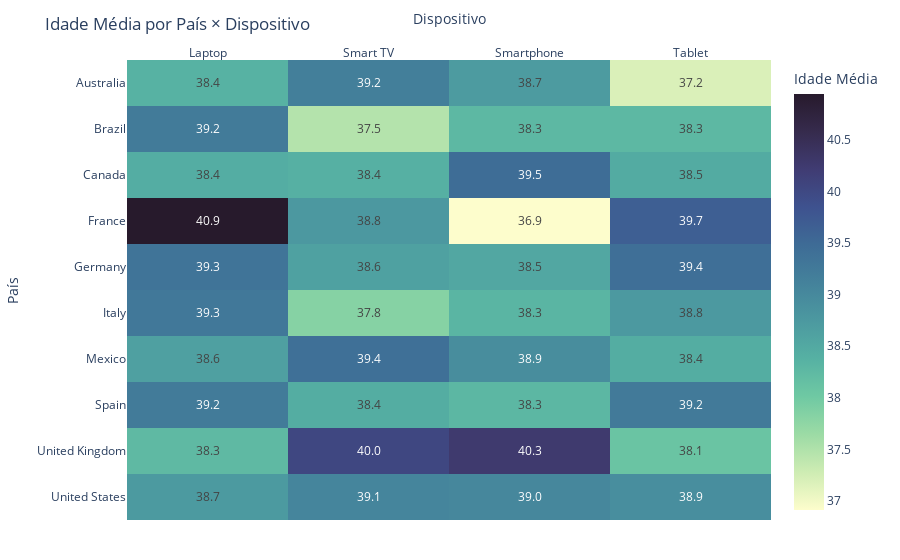

This figure's notebook cell:
### Code cell
dfpt = df.pivot_table(index="Country", columns="Device", values="Age")

fig_heat = px.imshow(
    dfpt,
    text_auto=".1f",
    color_continuous_scale="deep",
    aspect="auto",
    labels={"x":"Dispositivo", "y":"País", "color":"Idade Média"},
    title="Idade Média por País × Dispositivo"
)

fig_heat.update_xaxes(side="top")
fig_heat.update_layout(template="plotly_white", margin=dict(t=60, l=80, r=40, b=40))

fig_heat.show()

### Figure 1 — Plotly figure (JSON) as saved in the notebook; plotly's stock layout.template omitted (floating-point values rounded to 4 significant figures)
{"data": [{"coloraxis": "coloraxis", "hovertemplate": "Dispositivo: %{x}<br>País: %{y}<br>Idade Média: %{z}<extra></extra>", "name": "0", "texttemplate": "%{z:.1f}", "type": "heatmap", "x": ["Laptop", "Smart TV", "Smartphone", "Tablet"], "xaxis": "x", "y": ["Australia", "Brazil", "Canada", "France", "Germany", "Italy", "Mexico", "Spain", "United Kingdom", "United States"], "yaxis": "y", "z": [[38.36, 39.16, 38.71, 37.19], [39.23, 37.48, 38.27, 38.27], [38.44, 38.4, 39.46, 38.47], [40.94, 38.77, 36.91, 39.66], [39.35, 38.62, 38.53, 39.43], [39.28, 37.83, 38.32, 38.75], [38.64, 39.41, 38.93, 38.44], [39.22, 38.44, 38.29, 39.24], [38.25, 40.02, 40.26, 38.09], [38.73, 39.06, 39.03, 38.91]]}], "layout": {"coloraxis": {"colorbar": {"title": {"text": "Idade Média"}}, "colorscale": [[0, "rgb(253, 253, 204)"], [0.09091, "rgb(206, 236, 179)"], [0.1818, "rgb(156, 219, 165)"], [0.2727, "rgb(111, 201, 163)"], [0.3636, "rgb(86, 177, 163)"], [0.4545, "rgb(76, 153, 160)"], [0.5455, "rgb(68, 130, 155)"], [0.6364, "rgb(62, 108, 150)"], [0.7273, "rgb(62, 82, 143)"], [0.8182, "rgb(64, 60, 115)"], [0.9091, "rgb(54, 43, 77)"], [1, "rgb(39, 26, 44)"]]}, "margin": {"b": 40, "l": 80, "r": 40, "t": 60}, "title": {"text": "Idade Média por País × Dispositivo"}, "xaxis": {"anchor": "y", "domain": [0, 1], "side": "top", "title": {"text": "Dispositivo"}}, "yaxis": {"anchor": "x", "autorange": "reversed", "domain": [0, 1], "title": {"text": "País"}}}}
